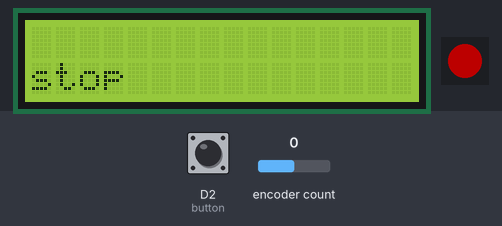
The program below on a simulated CircuitPython board. Shown: 16×2 character LCD, 1 RGB LEDs in strip order, left to right. The test bench sets the inputs (shaded band); at power-on: encoder count 0, D2 (button) HIGH. Dim RGB values are drawn brighter than linear; library files of the repository ran but are not shown: lcd.py, i2c_pcf8574_interface.py.

Above: at 1.2 s.
1.3 s: encoder count set to 1
At 2.3 s:
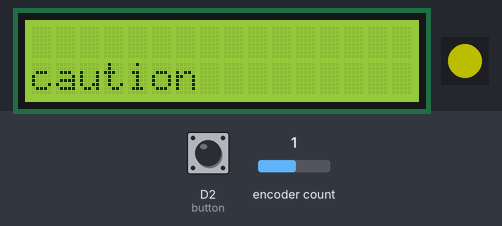
4.3 s: encoder count set to 2
At 4.8 s:
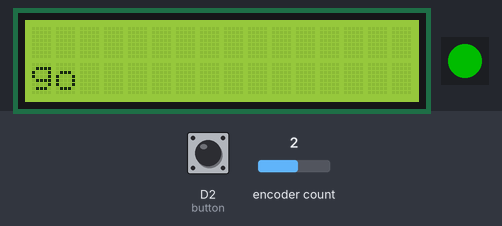
7.3 s: encoder count set to 3
At 8.9 s:
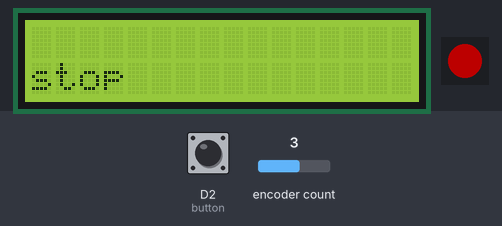
10.3 s: encoder count set to 4
At 11.54 s:
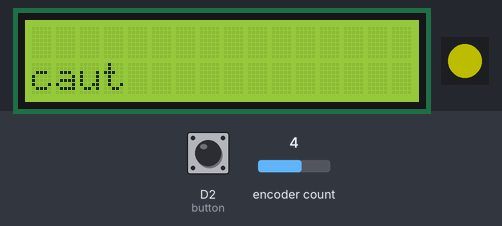
14.0 s: encoder count set to 5
At 15.05 s:
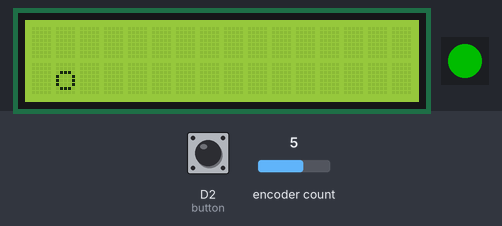
Timing chart, 0 to 17.0 s (numbered marks = the images above; inputs shaded):
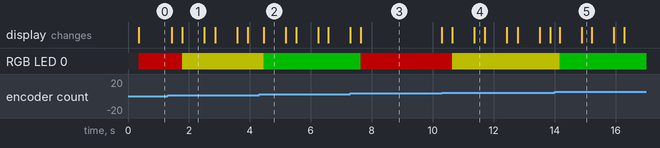

Measured:
- after the input at 1.3 s, the display: first changes after 0.13 s (image 1 shows a later state)
- after the input at 4.3 s, the display: changes after 0.16 s (image 2)
- after the input at 7.3 s, the display: first differs from a run without the input after 0.34 s (image 3)
- after the input at 14.0 s, the display: first changes after 0.16 s (image 5 shows a later state)
- what the display in image 1 shows lasts 0.7 s, from 1.8 s to 2.5 s

The program:

button_copy.py
```python
import rotaryio
import board
import neopixel
import digitalio
from lcd.lcd import LCD
from lcd.i2c_pcf8574_interface import I2CPCF8574Interface

enc = rotaryio.IncrementalEncoder(board.D4, board.D3, divisor=2)
lcd = LCD(I2CPCF8574Interface(board.I2C(), 0x27), num_rows=2, num_cols=16)

led = neopixel.NeoPixel(board.NEOPIXEL, 1)
led.brightness = 0.3
led[0] = (255, 0, 0)

button = digitalio.DigitalInOut(board.D2)
button.direction = digitalio.Direction.INPUT
button.pull = digitalio.Pull.UP
button_state = None

menu = ["stop", "caution", "go"]
last_index = None
menu_index = 0

while True:
    menu_index_lcd = menu_index % 3
    if not button.value and button_state is None:
        button_state = "pressed"
    if button.value and button_state == "pressed":
        print("Button is pressed")
        button_state = None
    menu_index = enc.position
    menu[menu_index_lcd]
    lcd.set_cursor_pos(1,0)
    lcd.print("       ")
    lcd.set_cursor_pos(1,0)
    lcd.print(menu[menu_index_lcd])
    if menu_index_lcd == 0:
        led[0] = (255, 0, 0)
    if menu_index_lcd == 1:
        led[0] = (255, 255, 0)
    if menu_index_lcd == 2:
        led[0] = (0, 255, 0)
```
